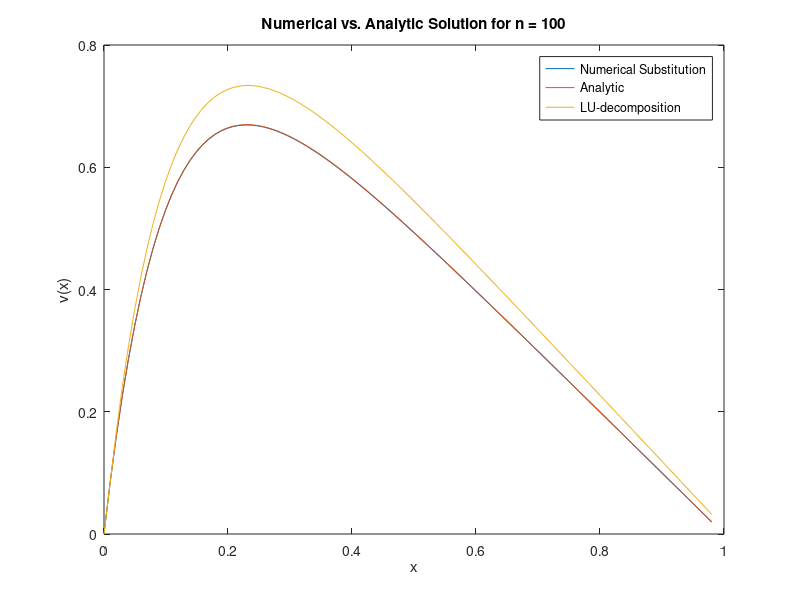

MATLAB code to generate this figure:
x = [0, 0.00990099, 0.019802, 0.029703, 0.039604, 0.0495049, 0.0594059, 0.0693069, 0.0792079, 0.0891089, 0.0990099, 0.108911, 0.118812, 0.128713, 0.138614, 0.148515, 0.158416, 0.168317, 0.178218, 0.188119, 0.19802, 0.207921, 0.217822, 0.227723, 0.237624, 0.247525, 0.257426, 0.267327, 0.277228, 0.287129, 0.29703, 0.306931, 0.316832, 0.326733, 0.336634, 0.346535, 0.356436, 0.366337, 0.376238, 0.386139, 0.39604, 0.405941, 0.415842, 0.425743, 0.435644, 0.445545, 0.455446, 0.465347, 0.475248, 0.485149, 0.495049, 0.50495, 0.514851, 0.524752, 0.534653, 0.544554, 0.554455, 0.564356, 0.574257, 0.584158, 0.594059, 0.60396, 0.613861, 0.623762, 0.633663, 0.643564, 0.653465, 0.663366, 0.673267, 0.683168, 0.693069, 0.70297, 0.712871, 0.722772, 0.732673, 0.742574, 0.752475, 0.762376, 0.772277, 0.782178, 0.792079, 0.80198, 0.811881, 0.821782, 0.831683, 0.841584, 0.851485, 0.861386, 0.871287, 0.881188, 0.891089, 0.90099, 0.910891, 0.920792, 0.930693, 0.940594, 0.950495, 0.960396, 0.970297, 0.980198, ];
v = [0, 0.0842968, 0.159715, 0.227091, 0.287183, 0.340678, 0.388198, 0.430306, 0.467511, 0.500278, 0.529022, 0.554125, 0.575929, 0.594745, 0.610854, 0.624513, 0.635951, 0.645379, 0.652985, 0.658942, 0.663405, 0.666515, 0.668399, 0.669173, 0.668941, 0.667799, 0.665831, 0.663117, 0.659726, 0.655722, 0.651164, 0.646102, 0.640585, 0.634655, 0.628352, 0.621711, 0.614763, 0.607537, 0.600061, 0.592356, 0.584445, 0.576348, 0.568081, 0.559661, 0.551102, 0.542417, 0.533619, 0.524717, 0.515722, 0.506643, 0.497487, 0.488261, 0.478972, 0.469627, 0.46023, 0.450786, 0.4413, 0.431776, 0.422217, 0.412627, 0.403008, 0.393363, 0.383695, 0.374006, 0.364297, 0.354572, 0.34483, 0.335075, 0.325306, 0.315526, 0.305735, 0.295935, 0.286126, 0.276309, 0.266485, 0.256654, 0.246818, 0.236976, 0.22713, 0.217279, 0.207424, 0.197566, 0.187704, 0.17784, 0.167973, 0.158104, 0.148232, 0.138358, 0.128483, 0.118606, 0.108728, 0.0988478, 0.0889669, 0.0790849, 0.0692018, 0.0593179, 0.0494332, 0.0395478, 0.0296617, 0.019775, ];
v_cf = [7.25304e-315, 0.0843657, 0.159845, 0.227276, 0.287418, 0.340957, 0.388515, 0.430657, 0.467894, 0.500686, 0.529455, 0.554578, 0.576399, 0.595231, 0.611353, 0.625023, 0.636471, 0.645906, 0.653519, 0.659481, 0.663947, 0.667059, 0.668945, 0.669719, 0.669488, 0.668344, 0.666376, 0.663659, 0.660265, 0.656258, 0.651696, 0.64663, 0.641108, 0.635174, 0.628866, 0.622219, 0.615265, 0.608034, 0.600551, 0.59284, 0.584923, 0.576819, 0.568545, 0.560118, 0.551552, 0.542861, 0.534055, 0.525146, 0.516144, 0.507057, 0.497893, 0.48866, 0.479364, 0.470011, 0.460606, 0.451155, 0.441661, 0.432129, 0.422562, 0.412964, 0.403337, 0.393685, 0.384009, 0.374311, 0.364595, 0.354861, 0.345112, 0.335348, 0.325572, 0.315784, 0.305985, 0.296176, 0.286359, 0.276534, 0.266702, 0.256864, 0.247019, 0.23717, 0.227315, 0.217456, 0.207594, 0.197727, 0.187858, 0.177985, 0.16811, 0.158233, 0.148353, 0.138471, 0.128588, 0.118703, 0.108816, 0.0989286, 0.0890396, 0.0791495, 0.0692584, 0.0593664, 0.0494736, 0.0395801, 0.0296859, 0.0197912, ];
x_lu = [0, 0.0834704, 0.166941, 0.241532, 0.308082, 0.367348, 0.420016, 0.46671, 0.507991, 0.54437, 0.57631, 0.604228, 0.628505, 0.649482, 0.667471, 0.682755, 0.695587, 0.706199, 0.7148, 0.72158, 0.72671, 0.730347, 0.73263, 0.733687, 0.733635, 0.732577, 0.730608, 0.727814, 0.724274, 0.720056, 0.715226, 0.709841, 0.703953, 0.697609, 0.690853, 0.683724, 0.676256, 0.668482, 0.66043, 0.652126, 0.643595, 0.634858, 0.625934, 0.616841, 0.607594, 0.598209, 0.588698, 0.579073, 0.569345, 0.559524, 0.549618, 0.539635, 0.529583, 0.519468, 0.509296, 0.499073, 0.488803, 0.47849, 0.468139, 0.457754, 0.447337, 0.436892, 0.426421, 0.415926, 0.405411, 0.394876, 0.384324, 0.373756, 0.363174, 0.352579, 0.341972, 0.331355, 0.320728, 0.310092, 0.299449, 0.288798, 0.278141, 0.267479, 0.256811, 0.246138, 0.235461, 0.224779, 0.214095, 0.203407, 0.192716, 0.182022, 0.171327, 0.160629, 0.149928, 0.139227, 0.128523, 0.117818, 0.107112, 0.0964048, 0.0856964, 0.0749869, 0.0642766, 0.0535654, 0.0428535, 0.032141, ];
Error = [0, -3.08804, -3.08804, -3.08804, -3.08804, -3.08804, -3.08804, -3.08804, -3.08804, -3.08804, -3.08804, -3.08804, -3.08804, -3.08804, -3.08803, -3.08803, -3.08803, -3.08803, -3.08803, -3.08803, -3.08803, -3.08803, -3.08803, -3.08803, -3.08803, -3.08803, -3.08803, -3.08803, -3.08803, -3.08803, -3.08803, -3.08803, -3.08803, -3.08803, -3.08803, -3.08803, -3.08803, -3.08803, -3.08803, -3.08803, -3.08803, -3.08803, -3.08803, -3.08803, -3.08803, -3.08803, -3.08803, -3.08803, -3.08803, -3.08803, -3.08803, -3.08803, -3.08803, -3.08803, -3.08803, -3.08803, -3.08803, -3.08803, -3.08803, -3.08802, -3.08802, -3.08802, -3.08802, -3.08802, -3.08802, -3.08802, -3.08802, -3.08802, -3.08802, -3.08802, -3.08802, -3.08802, -3.08802, -3.08801, -3.08801, -3.08801, -3.08801, -3.08801, -3.08801, -3.08801, -3.088, -3.088, -3.088, -3.088, -3.088, -3.08799, -3.08799, -3.08798, -3.08798, -3.08797, -3.08797, -3.08796, -3.08795, -3.08794, -3.08792, -3.0879, -3.08788, -3.08783, -3.08776, -3.08762, ];
plot(x, v)
hold('on')
plot(x, v_cf)
hold('on')
plot(x, x_lu)
title('Numerical vs. Analytic Solution for n = 100');
xlabel('x');
ylabel('v(x)');
legend('Numerical Substitution', 'Analytic', 'LU-decomposition');
